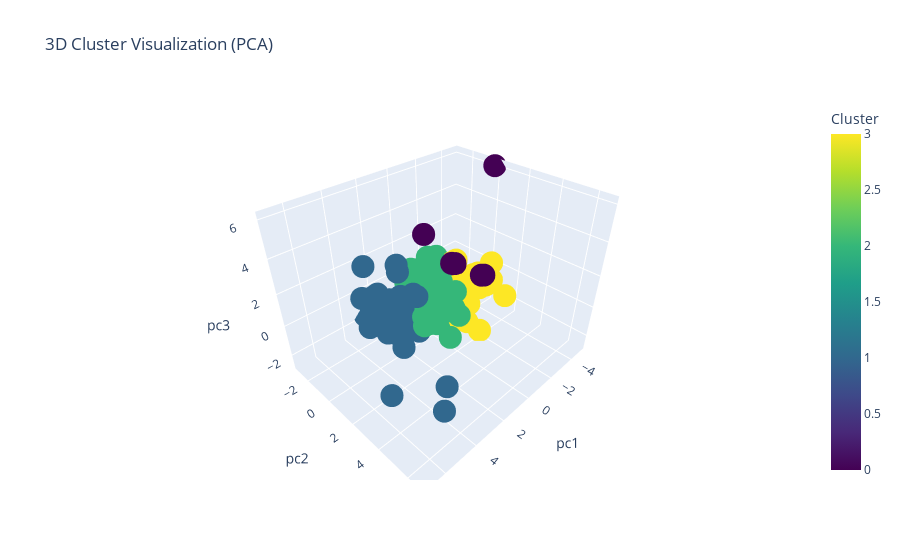

Here is the notebook cell this chart was saved with:
### Code cell
fig = px.scatter_3d(res, x='pc1', y='pc2', z='pc3', color='cluster',
                    title='3D Cluster Visualization (PCA)',
                    labels={'cluster': 'Cluster'},
                    color_continuous_scale=px.colors.sequential.Viridis)

fig.show()

### Figure 1 — Plotly figure (JSON) as saved in the notebook; plotly's stock layout.template omitted (floating-point values rounded to 4 significant figures; data arrays with more than 128 entries replaced by an {"elided": "..."} marker saying what was removed)
{"data": [{"hovertemplate": "pc1=%{x}<br>pc2=%{y}<br>pc3=%{z}<br>Cluster=%{marker.color}<extra></extra>", "legendgroup": "", "marker": {"color": {"elided": "167 int values"}, "coloraxis": "coloraxis", "symbol": "circle"}, "mode": "markers", "name": "", "scene": "scene", "showlegend": false, "type": "scatter3d", "x": {"elided": "167 float values"}, "y": {"elided": "167 float values"}, "z": {"elided": "167 float values"}}], "layout": {"coloraxis": {"colorbar": {"title": {"text": "Cluster"}}, "colorscale": [[0, "#440154"], [0.1111, "#482878"], [0.2222, "#3e4989"], [0.3333, "#31688e"], [0.4444, "#26828e"], [0.5556, "#1f9e89"], [0.6667, "#35b779"], [0.7778, "#6ece58"], [0.8889, "#b5de2b"], [1, "#fde725"]]}, "legend": {"tracegroupgap": 0}, "scene": {"domain": {"x": [0, 1], "y": [0, 1]}, "xaxis": {"title": {"text": "pc1"}}, "yaxis": {"title": {"text": "pc2"}}, "zaxis": {"title": {"text": "pc3"}}}, "title": {"text": "3D Cluster Visualization (PCA)"}}}
